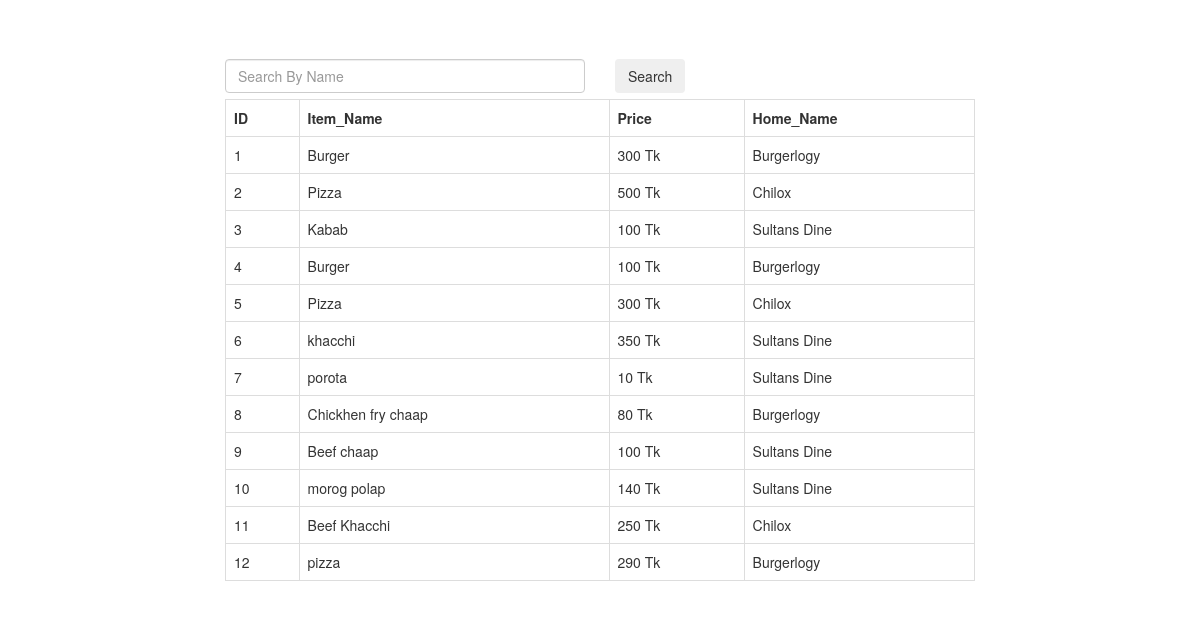
/homesearch.php, run on the app's committed database.
### tables this page shows
CREATE TABLE `homemadefoodmenu` (
  `id` int(11) NOT NULL,
  `item_name` varchar(30) DEFAULT NULL,
  `price` varchar(11) DEFAULT NULL,
  `imagepath` varchar(100) DEFAULT NULL,
  `homemaderestaurant_name` varchar(30) DEFAULT NULL
);

### homesearch.php (the view, shortened to what this page needs)
<!DOCTYPE html>
<html lang="en">
<head>
	<link rel="stylesheet" href="https://maxcdn.bootstrapcdn.com/bootstrap/3.3.7/css/bootstrap.min.css">
</head>
<body>
	<div class="container">
		<div class="row">
			<div class="col-md-8 col-md-offset-2" style="margin-top: 5%;">
				<div class="row">
          <?php
          $connection  = mysqli_connect('localhost','root','','sadlab');
          if(isset($_POST['search'])){
            $searchKey = $_POST['search'];
            $sql ="SELECT * FROM homemadefoodmenu WHERE item_name LIKE '%$searchKey%'";
          }else
          $sql ="SELECT * FROM homemadefoodmenu";
          $result = mysqli_query($connection,$sql);
          ?>
				<form action="" method="POST">
					<div class="col-md-6">
						<input type="text" name="search" class='form-control' placeholder="Search By Name" value="" >
					</div>
					<div class="col-md-6 text-left">
						<button class="btn">Search</button>
					</div>
				</form>
				<br>
				<br>
				</div>
				<table class="table table-bordered">
					<tr>
						<th>ID</th>
						<th>Item_Name</th>
						<th>Price</th>
            <th>Home_Name</th>
					</tr>
           <?php while($row = mysqli_fetch_object($result)){  ?>
					<tr>
						<td><?php echo $row->id  ?></td>
            <td><?php echo $row->item_name ?></td>
            <td><?php echo $row->price ?></td>
            <td><?php echo $row->homemaderestaurant_name ?></td>
          </tr>
        <?php  } ?>
				</table>
			</div>
		</div>
	</div>
</body>
</html>

### data on the page
homemadefoodmenu: id "1", item_name "Burger", price "300 Tk", homemaderestaurant_name "Burgerlogy"
homemadefoodmenu: id "2", item_name "Pizza", price "500 Tk", homemaderestaurant_name "Chilox"
homemadefoodmenu: id "3", item_name "Kabab", price "100 Tk", homemaderestaurant_name "Sultans Dine"
homemadefoodmenu: id "4", item_name "Burger", price "100 Tk", homemaderestaurant_name "Burgerlogy"
homemadefoodmenu: id "5", item_name "Pizza", price "300 Tk", homemaderestaurant_name "Chilox"
homemadefoodmenu: id "6", item_name "khacchi", price "350 Tk", homemaderestaurant_name "Sultans Dine"
homemadefoodmenu: id "7", item_name "porota", price "10 Tk", homemaderestaurant_name "Sultans Dine"
homemadefoodmenu: id "8", item_name "Chickhen fry chaap", price "80 Tk", homemaderestaurant_name "Burgerlogy"
homemadefoodmenu: id "9", item_name "Beef chaap", price "100 Tk", homemaderestaurant_name "Sultans Dine"
homemadefoodmenu: id "10", item_name "morog polap", price "140 Tk", homemaderestaurant_name "Sultans Dine"
homemadefoodmenu: id "11", item_name "Beef Khacchi", price "250 Tk", homemaderestaurant_name "Chilox"
homemadefoodmenu: id "12", item_name "pizza", price "290 Tk", homemaderestaurant_name "Burgerlogy"
